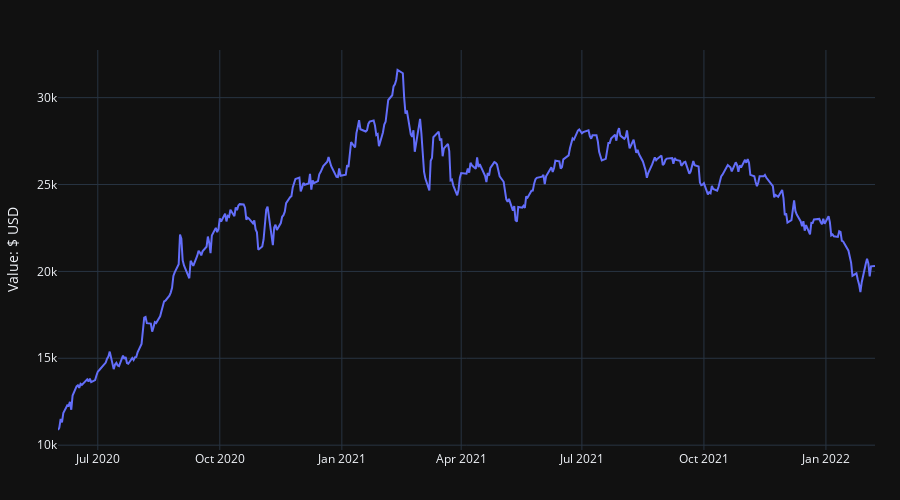

The cell this chart's notebook holds for it:
### Code cell
CHART_THEME = 'plotly_dark'  # others include seaborn, ggplot2, plotly_dark

chart_ptfvalue = go.Figure()  # generating a figure that will be updated in the following lines
chart_ptfvalue.add_trace(go.Scatter(x=plotlydf_portfval.date, y=plotlydf_portfval.portf_value,
                    mode='lines',  # you can also use "lines+markers", or just "markers"
                    name='Global Value'))
chart_ptfvalue.layout.template = CHART_THEME
chart_ptfvalue.layout.height=500
chart_ptfvalue.update_layout(margin = dict(t=50, b=50, l=25, r=25))  # this will help you optimize the chart space
chart_ptfvalue.update_layout(
#     title='Global Portfolio Value (USD $)',
    xaxis_tickfont_size=12,
    yaxis=dict(
        title='Value: $ USD',
        titlefont_size=14,
        tickfont_size=12,
        ))
# chart_ptfvalue.update_xaxes(rangeslider_visible=False)
# chart_ptfvalue.update_layout(showlegend=False)
chart_ptfvalue.show()

### Figure 1 — Plotly figure (JSON) as saved in the notebook; plotly's stock layout.template omitted (floating-point values rounded to 4 significant figures; data arrays with more than 128 entries replaced by an {"elided": "..."} marker saying what was removed)
{"data": [{"mode": "lines", "name": "Global Value", "type": "scatter", "x": {"elided": "427 str values"}, "y": {"elided": "427 float values"}}], "layout": {"height": 500, "margin": {"b": 50, "l": 25, "r": 25, "t": 50}, "xaxis": {"tickfont": {"size": 12}}, "yaxis": {"tickfont": {"size": 12}, "title": {"font": {"size": 14}, "text": "Value: $ USD"}}}}
